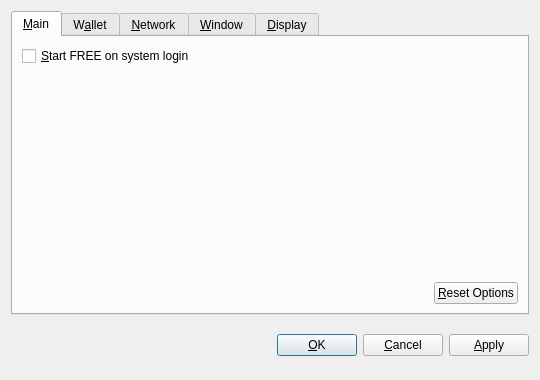
<?xml version="1.0" encoding="UTF-8"?>
<ui version="4.0">
 <class>OptionsDialog</class>
 <widget class="QDialog" name="OptionsDialog">
  <property name="geometry">
   <rect>
    <x>0</x>
    <y>0</y>
    <width>540</width>
    <height>380</height>
   </rect>
  </property>
  <property name="windowTitle">
   <string>Options</string>
  </property>
  <property name="modal">
   <bool>true</bool>
  </property>
  <layout class="QVBoxLayout" name="verticalLayout">
   <item>
    <widget class="QTabWidget" name="tabWidget">
     <property name="tabPosition">
      <enum>QTabWidget::North</enum>
     </property>
     <property name="currentIndex">
      <number>0</number>
     </property>
     <widget class="QWidget" name="tabMain">
      <attribute name="title">
       <string>&amp;Main</string>
      </attribute>
      <layout class="QVBoxLayout" name="verticalLayout_Main">
       <item>
        <widget class="QCheckBox" name="bitcoinAtStartup">
         <property name="toolTip">
          <string>Automatically start FREE after logging in to the system.</string>
         </property>
         <property name="text">
          <string>&amp;Start FREE on system login</string>
         </property>
        </widget>
       </item>
       <item>
        <spacer name="verticalSpacer_Main">
         <property name="orientation">
          <enum>Qt::Vertical</enum>
         </property>
         <property name="sizeHint" stdset="0">
          <size>
           <width>20</width>
           <height>40</height>
          </size>
         </property>
        </spacer>
       </item>
       <item>
        <layout class="QHBoxLayout" name="horizontalLayout_2_Main">
         <item>
          <spacer name="horizontalSpacer_2_Main">
           <property name="orientation">
            <enum>Qt::Horizontal</enum>
           </property>
           <property name="sizeHint" stdset="0">
            <size>
             <width>40</width>
             <height>20</height>
            </size>
           </property>
          </spacer>
         </item>
         <item>
          <widget class="QPushButton" name="resetButton">
           <property name="toolTip">
            <string>Reset all client options to default.</string>
           </property>
           <property name="text">
            <string>&amp;Reset Options</string>
           </property>
           <property name="autoDefault">
            <bool>false</bool>
           </property>
          </widget>
         </item>
        </layout>
       </item>
      </layout>
     </widget>
     <widget class="QWidget" name="tabWallet">
      <attribute name="title">
       <string>W&amp;allet</string>
      </attribute>
      <layout class="QVBoxLayout" name="verticalLayout_Network">
       <item>
        <widget class="QLabel" name="transactionFeeInfoLabel">
         <property name="text">
          <string>Optional transaction fee per kB that helps make sure your transactions are processed quickly. Most transactions are 1 kB.</string>
         </property>
         <property name="textFormat">
          <enum>Qt::PlainText</enum>
         </property>
         <property name="wordWrap">
          <bool>true</bool>
         </property>
        </widget>
       </item>
       <item>
        <layout class="QHBoxLayout" name="horizontalLayout_1_Main">
         <item>
          <widget class="QLabel" name="transactionFeeLabel">
           <property name="text">
            <string>Pay transaction &amp;fee</string>
           </property>
           <property name="textFormat">
            <enum>Qt::PlainText</enum>
           </property>
           <property name="buddy">
            <cstring>transactionFee</cstring>
           </property>
          </widget>
         </item>
         <item>
          <widget class="BitcoinAmountField" name="transactionFee"/>
         </item>
         <item>
          <spacer name="horizontalSpacer_1_Main">
           <property name="orientation">
            <enum>Qt::Horizontal</enum>
           </property>
           <property name="sizeHint" stdset="0">
            <size>
             <width>40</width>
             <height>20</height>
            </size>
           </property>
          </spacer>
         </item>
        </layout>
       </item>
       <item>
        <widget class="QLabel" name="label">
         <property name="text">
          <string>If you disable the spending of unconfirmed change, the change from a transaction cannot be used until that transaction has at least one confirmation. This also affects how your balance is computed.</string>
         </property>
         <property name="wordWrap">
          <bool>true</bool>
         </property>
        </widget>
       </item>
       <item>
        <widget class="QCheckBox" name="spendZeroConfChange">
         <property name="text">
          <string>Spend unconfirmed change  (experts only)</string>
         </property>
        </widget>
       </item>
       <item>
        <spacer name="verticalSpacer">
         <property name="orientation">
          <enum>Qt::Vertical</enum>
         </property>
         <property name="sizeHint" stdset="0">
          <size>
           <width>20</width>
           <height>40</height>
          </size>
         </property>
        </spacer>
       </item>
      </layout>
     </widget>
     <widget class="QWidget" name="tabNetwork">
      <attribute name="title">
       <string>&amp;Network</string>
      </attribute>
      <layout class="QVBoxLayout" name="verticalLayout_Network">
       <item>
        <widget class="QCheckBox" name="mapPortUpnp">
         <property name="toolTip">
          <string>Automatically open the FREE client port on the router. This only works when your router supports UPnP and it is enabled.</string>
         </property>
         <property name="text">
          <string>Map port using &amp;UPnP</string>
         </property>
        </widget>
       </item>
       <item>
        <widget class="QCheckBox" name="connectSocks">
         <property name="toolTip">
          <string>Connect to the FREE network through a SOCKS proxy (e.g. when connecting through Tor).</string>
         </property>
         <property name="text">
          <string>&amp;Connect through SOCKS proxy:</string>
         </property>
        </widget>
       </item>
       <item>
        <layout class="QHBoxLayout" name="horizontalLayout_Network">
         <item>
          <widget class="QLabel" name="proxyIpLabel">
           <property name="text">
            <string>Proxy &amp;IP:</string>
           </property>
           <property name="textFormat">
            <enum>Qt::PlainText</enum>
           </property>
           <property name="buddy">
            <cstring>proxyIp</cstring>
           </property>
          </widget>
         </item>
         <item>
          <widget class="QValidatedLineEdit" name="proxyIp">
           <property name="maximumSize">
            <size>
             <width>140</width>
             <height>16777215</height>
            </size>
           </property>
           <property name="toolTip">
            <string>IP address of the proxy (e.g. 127.0.0.1)</string>
           </property>
          </widget>
         </item>
         <item>
          <widget class="QLabel" name="proxyPortLabel">
           <property name="text">
            <string>&amp;Port:</string>
           </property>
           <property name="textFormat">
            <enum>Qt::PlainText</enum>
           </property>
           <property name="buddy">
            <cstring>proxyPort</cstring>
           </property>
          </widget>
         </item>
         <item>
          <widget class="QLineEdit" name="proxyPort">
           <property name="maximumSize">
            <size>
             <width>55</width>
             <height>16777215</height>
            </size>
           </property>
           <property name="toolTip">
            <string>Port of the proxy (e.g. 9050)</string>
           </property>
          </widget>
         </item>
         <item>
          <widget class="QLabel" name="socksVersionLabel">
           <property name="text">
            <string>SOCKS &amp;Version:</string>
           </property>
           <property name="textFormat">
            <enum>Qt::PlainText</enum>
           </property>
           <property name="buddy">
            <cstring>socksVersion</cstring>
           </property>
          </widget>
         </item>
         <item>
          <widget class="QValueComboBox" name="socksVersion">
           <property name="toolTip">
            <string>SOCKS version of the proxy (e.g. 5)</string>
           </property>
          </widget>
         </item>
         <item>
          <spacer name="horizontalSpacer_Network">
           <property name="orientation">
            <enum>Qt::Horizontal</enum>
           </property>
           <property name="sizeHint" stdset="0">
            <size>
             <width>40</width>
             <height>20</height>
            </size>
           </property>
          </spacer>
         </item>
        </layout>
       </item>
       <item>
        <spacer name="verticalSpacer_Network">
         <property name="orientation">
          <enum>Qt::Vertical</enum>
         </property>
         <property name="sizeHint" stdset="0">
          <size>
           <width>20</width>
           <height>40</height>
          </size>
         </property>
        </spacer>
       </item>
      </layout>
     </widget>
     <widget class="QWidget" name="tabWindow">
      <attribute name="title">
       <string>&amp;Window</string>
      </attribute>
      <layout class="QVBoxLayout" name="verticalLayout_Window">
       <item>
        <widget class="QCheckBox" name="minimizeToTray">
         <property name="toolTip">
          <string>Show only a tray icon after minimizing the window.</string>
         </property>
         <property name="text">
          <string>&amp;Minimize to the tray instead of the taskbar</string>
         </property>
        </widget>
       </item>
       <item>
        <widget class="QCheckBox" name="minimizeOnClose">
         <property name="toolTip">
          <string>Minimize instead of exit the application when the window is closed. When this option is enabled, the application will be closed only after selecting Quit in the menu.</string>
         </property>
         <property name="text">
          <string>M&amp;inimize on close</string>
         </property>
        </widget>
       </item>
       <item>
        <spacer name="verticalSpacer_Window">
         <property name="orientation">
          <enum>Qt::Vertical</enum>
         </property>
         <property name="sizeHint" stdset="0">
          <size>
           <width>20</width>
           <height>40</height>
          </size>
         </property>
        </spacer>
       </item>
      </layout>
     </widget>
     <widget class="QWidget" name="tabDisplay">
      <attribute name="title">
       <string>&amp;Display</string>
      </attribute>
      <layout class="QVBoxLayout" name="verticalLayout_Display">
       <item>
        <layout class="QHBoxLayout" name="horizontalLayout_1_Display">
         <item>
          <widget class="QLabel" name="langLabel">
           <property name="text">
            <string>User Interface &amp;language:</string>
           </property>
           <property name="textFormat">
            <enum>Qt::PlainText</enum>
           </property>
           <property name="buddy">
            <cstring>lang</cstring>
           </property>
          </widget>
         </item>
         <item>
          <widget class="QValueComboBox" name="lang">
           <property name="toolTip">
            <string>The user interface language can be set here. This setting will take effect after restarting FREE.</string>
           </property>
          </widget>
         </item>
        </layout>
       </item>
       <item>
        <layout class="QHBoxLayout" name="horizontalLayout_2_Display">
         <item>
          <widget class="QLabel" name="unitLabel">
           <property name="text">
            <string>&amp;Unit to show amounts in:</string>
           </property>
           <property name="textFormat">
            <enum>Qt::PlainText</enum>
           </property>
           <property name="buddy">
            <cstring>unit</cstring>
           </property>
          </widget>
         </item>
         <item>
          <widget class="QValueComboBox" name="unit">
           <property name="toolTip">
            <string>Choose the default subdivision unit to show in the interface and when sending coins.</string>
           </property>
          </widget>
         </item>
        </layout>
       </item>
       <item>
        <widget class="QCheckBox" name="displayAddresses">
         <property name="toolTip">
          <string>Whether to show FREE addresses in the transaction list or not.</string>
         </property>
         <property name="text">
          <string>&amp;Display addresses in transaction list</string>
         </property>
        </widget>
       </item>
       <item>
        <widget class="QCheckBox" name="coinControlFeatures">
         <property name="toolTip">
          <string>Whether to show coin control features or not.</string>
         </property>
         <property name="text">
          <string>Display coin &amp;control features (experts only!)</string>
         </property>
        </widget>
       </item>
       <item>
        <spacer name="verticalSpacer_Display">
         <property name="orientation">
          <enum>Qt::Vertical</enum>
         </property>
         <property name="sizeHint" stdset="0">
          <size>
           <width>20</width>
           <height>40</height>
          </size>
         </property>
        </spacer>
       </item>
      </layout>
     </widget>
    </widget>
   </item>
   <item>
    <layout class="QHBoxLayout" name="horizontalLayout_Buttons">
     <item>
      <spacer name="horizontalSpacer_1">
       <property name="orientation">
        <enum>Qt::Horizontal</enum>
       </property>
       <property name="sizeHint" stdset="0">
        <size>
         <width>40</width>
         <height>48</height>
        </size>
       </property>
      </spacer>
     </item>
     <item>
      <widget class="QLabel" name="statusLabel">
       <property name="font">
        <font>
         <weight>75</weight>
         <bold>true</bold>
        </font>
       </property>
       <property name="text">
        <string/>
       </property>
       <property name="textFormat">
        <enum>Qt::PlainText</enum>
       </property>
       <property name="wordWrap">
        <bool>true</bool>
       </property>
      </widget>
     </item>
     <item>
      <spacer name="horizontalSpacer_2">
       <property name="orientation">
        <enum>Qt::Horizontal</enum>
       </property>
       <property name="sizeHint" stdset="0">
        <size>
         <width>40</width>
         <height>48</height>
        </size>
       </property>
      </spacer>
     </item>
     <item>
      <widget class="QPushButton" name="okButton">
       <property name="text">
        <string>&amp;OK</string>
       </property>
      </widget>
     </item>
     <item>
      <widget class="QPushButton" name="cancelButton">
       <property name="text">
        <string>&amp;Cancel</string>
       </property>
       <property name="autoDefault">
        <bool>false</bool>
       </property>
      </widget>
     </item>
     <item>
      <widget class="QPushButton" name="applyButton">
       <property name="text">
        <string>&amp;Apply</string>
       </property>
       <property name="autoDefault">
        <bool>false</bool>
       </property>
      </widget>
     </item>
    </layout>
   </item>
  </layout>
 </widget>
 <customwidgets>
  <customwidget>
   <class>BitcoinAmountField</class>
   <extends>QSpinBox</extends>
   <header>bitcoinamountfield.h</header>
  </customwidget>
  <customwidget>
   <class>QValueComboBox</class>
   <extends>QComboBox</extends>
   <header>qvaluecombobox.h</header>
  </customwidget>
  <customwidget>
   <class>QValidatedLineEdit</class>
   <extends>QLineEdit</extends>
   <header>qvalidatedlineedit.h</header>
  </customwidget>
 </customwidgets>
 <resources/>
 <connections/>
</ui>
